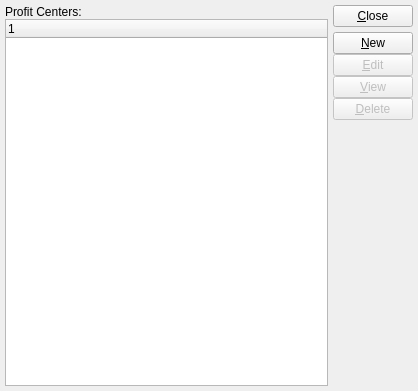
<?xml version="1.0" encoding="UTF-8"?>
<ui version="4.0">
 <comment>This file is part of the xTuple ERP: PostBooks Edition, a free and
open source Enterprise Resource Planning software suite,
Copyright (c) 1999-2018 by OpenMFG LLC, d/b/a xTuple.
It is licensed to you under the Common Public Attribution License
version 1.0, the full text of which (including xTuple-specific Exhibits)
is available at www.xtuple.com/CPAL.  By using this software, you agree
to be bound by its terms.</comment>
 <class>profitCenters</class>
 <widget class="QWidget" name="profitCenters">
  <property name="geometry">
   <rect>
    <x>0</x>
    <y>0</y>
    <width>418</width>
    <height>391</height>
   </rect>
  </property>
  <property name="windowTitle">
   <string>List Profit Centers</string>
  </property>
  <layout class="QHBoxLayout">
   <item>
    <layout class="QVBoxLayout">
     <property name="spacing">
      <number>0</number>
     </property>
     <property name="margin">
      <number>0</number>
     </property>
     <item>
      <widget class="QLabel" name="_profitCentersLit">
       <property name="text">
        <string>Profit Centers:</string>
       </property>
      </widget>
     </item>
     <item>
      <widget class="XTreeWidget" name="_prftcntr"/>
     </item>
    </layout>
   </item>
   <item>
    <layout class="QVBoxLayout">
     <property name="spacing">
      <number>5</number>
     </property>
     <property name="margin">
      <number>0</number>
     </property>
     <item>
      <widget class="QPushButton" name="_close">
       <property name="text">
        <string>&amp;Close</string>
       </property>
      </widget>
     </item>
     <item>
      <layout class="QVBoxLayout">
       <property name="spacing">
        <number>0</number>
       </property>
       <property name="margin">
        <number>0</number>
       </property>
       <item>
        <widget class="QPushButton" name="_new">
         <property name="text">
          <string>&amp;New</string>
         </property>
        </widget>
       </item>
       <item>
        <widget class="QPushButton" name="_edit">
         <property name="enabled">
          <bool>false</bool>
         </property>
         <property name="text">
          <string>&amp;Edit</string>
         </property>
        </widget>
       </item>
       <item>
        <widget class="QPushButton" name="_view">
         <property name="enabled">
          <bool>false</bool>
         </property>
         <property name="text">
          <string>&amp;View</string>
         </property>
        </widget>
       </item>
       <item>
        <widget class="QPushButton" name="_delete">
         <property name="enabled">
          <bool>false</bool>
         </property>
         <property name="text">
          <string>&amp;Delete</string>
         </property>
        </widget>
       </item>
       <item>
        <spacer name="Spacer14">
         <property name="orientation">
          <enum>Qt::Vertical</enum>
         </property>
         <property name="sizeType">
          <enum>QSizePolicy::Expanding</enum>
         </property>
         <property name="sizeHint" stdset="0">
          <size>
           <width>20</width>
           <height>20</height>
          </size>
         </property>
        </spacer>
       </item>
      </layout>
     </item>
    </layout>
   </item>
  </layout>
 </widget>
 <layoutdefault spacing="5" margin="5"/>
 <customwidgets>
  <customwidget>
   <class>XTreeWidget</class>
   <extends>QTreeWidget</extends>
   <header>xtreewidget.h</header>
   <container>1</container>
  </customwidget>
 </customwidgets>
 <tabstops>
  <tabstop>_prftcntr</tabstop>
  <tabstop>_new</tabstop>
  <tabstop>_edit</tabstop>
  <tabstop>_view</tabstop>
  <tabstop>_delete</tabstop>
  <tabstop>_close</tabstop>
 </tabstops>
 <resources/>
 <connections>
  <connection>
   <sender>_close</sender>
   <signal>clicked()</signal>
   <receiver>profitCenters</receiver>
   <slot>close()</slot>
   <hints>
    <hint type="sourcelabel">
     <x>20</x>
     <y>20</y>
    </hint>
    <hint type="destinationlabel">
     <x>20</x>
     <y>20</y>
    </hint>
   </hints>
  </connection>
  <connection>
   <sender>_prftcntr</sender>
   <signal>valid(bool)</signal>
   <receiver>_view</receiver>
   <slot>setEnabled(bool)</slot>
   <hints>
    <hint type="sourcelabel">
     <x>20</x>
     <y>20</y>
    </hint>
    <hint type="destinationlabel">
     <x>20</x>
     <y>20</y>
    </hint>
   </hints>
  </connection>
 </connections>
</ui>
